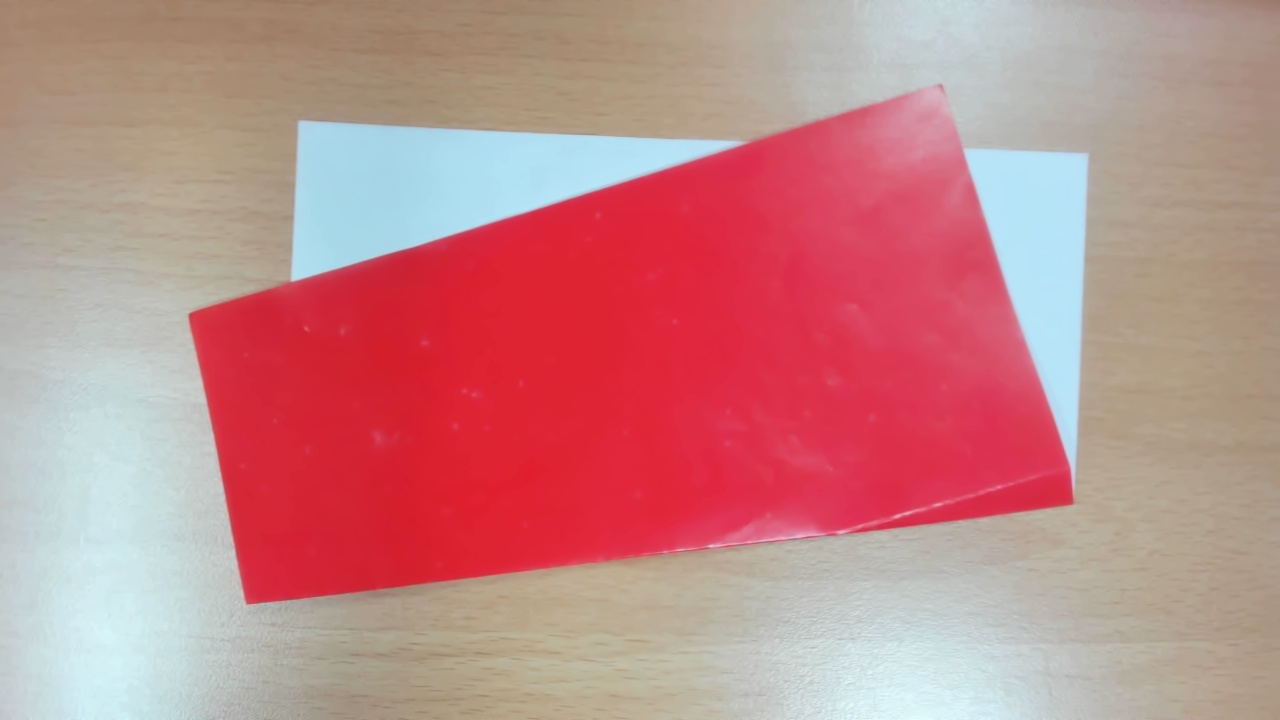
#> input picture paper/img1.png, 1280 x 720 px; its folder holds only this picture in this run
$ python paper1_2.py
#> lines starting #> are read from the running program, lines starting #| are printed output that depends on the picture; after the words box and inside, x2 and y2 are one past the last pixel; in counts of white or black regions, pixels touching at a corner belong together
# 用 OpenCV 讀取圖片並用 Canny 邊緣偵測描繪輪廓
import cv2
import glob
import os
import numpy as np
from PIXEL_TO_CM import get_cm_per_pixel  # 假設你有這個轉換函式


def draw_edges_on_images(image_folder, pattern="img*.png"):
    # 取得所有符合條件的圖片檔案
#> called with image_folder = '', pattern = 'img*.png'
    image_paths = sorted(glob.glob(os.path.join(image_folder, pattern)))
    for img_path in image_paths:
        # cm_per_pixel, _, _ = get_cm_per_pixel(img_path, cm_length=16, show=False)
        cm_per_pixel = 0.015694
        print(f"像素與公分比例: 1 px = {cm_per_pixel:.2f} cm")
        img = cv2.imread(img_path, cv2.IMREAD_GRAYSCALE)
        if img is None:
            print(f"無法讀取圖片: {img_path}")
            continue
        # 使用 Canny 邊緣偵測
        edges = cv2.Canny(img, 80, 200)
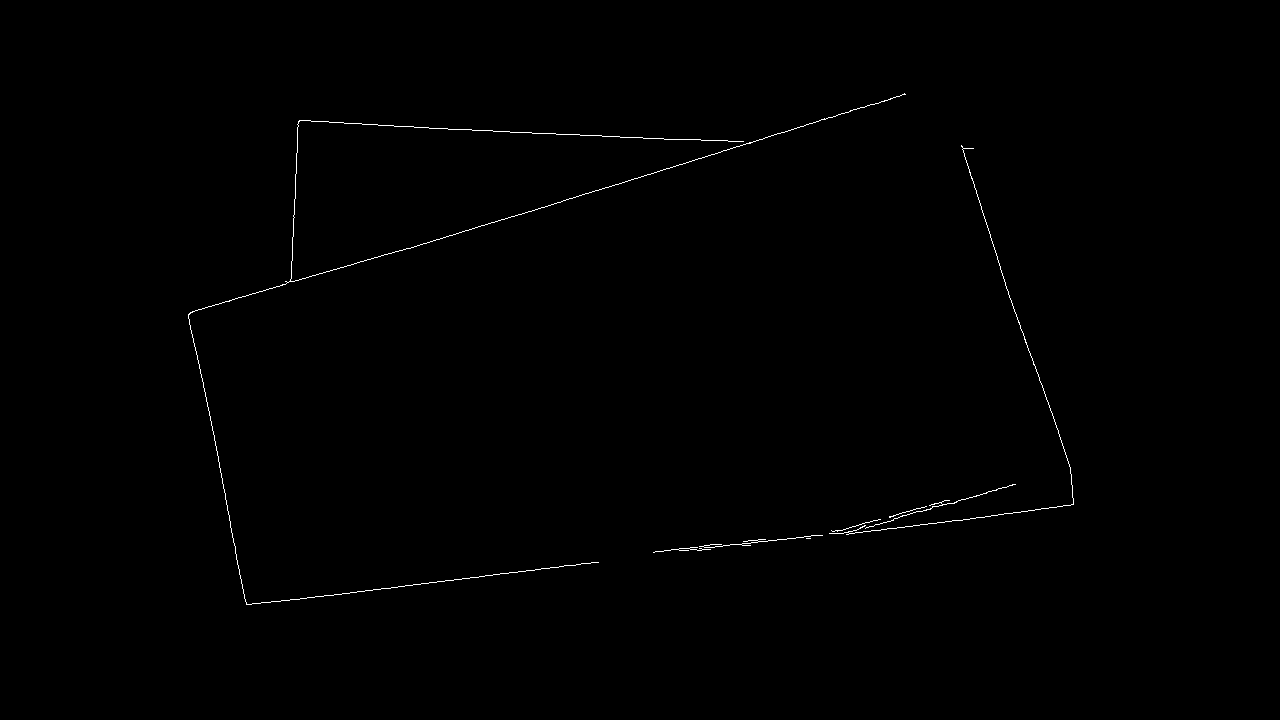
#> edges: shape (720, 1280); 0.34% white in thin lines or dots, all inside (x1, y1, x2, y2) = (188, 93, 1074, 605)

        # 輪廓合併：線條太粗時，將靠近的輪廓合併為一條

        def merge_close_contours(contours, threshold=10):
            merged = []
            used = [False] * len(contours)
            for i, cnt1 in enumerate(contours):
                if used[i]:
                    continue
                group = [cnt1]
                used[i] = True
                for j, cnt2 in enumerate(contours):
                    if i == j or used[j]:
                        continue
                    # 判斷兩個輪廓是否有點距離小於 threshold
                    min_dist = np.min(
                        [np.linalg.norm(p1[0] - p2[0]) for p1 in cnt1 for p2 in cnt2]
                    )
                    if min_dist < threshold:
                        group.append(cnt2)
                        used[j] = True
                merged_cnt = np.vstack(group)
                merged.append(merged_cnt)
            return merged

        # 膨脹邊緣，讓線條連成一體（更靈敏，kernel縮小，膨脹次數減少）
        kernel = np.ones((5, 5), np.uint8)
        dilated = cv2.dilate(edges, kernel, iterations=1)
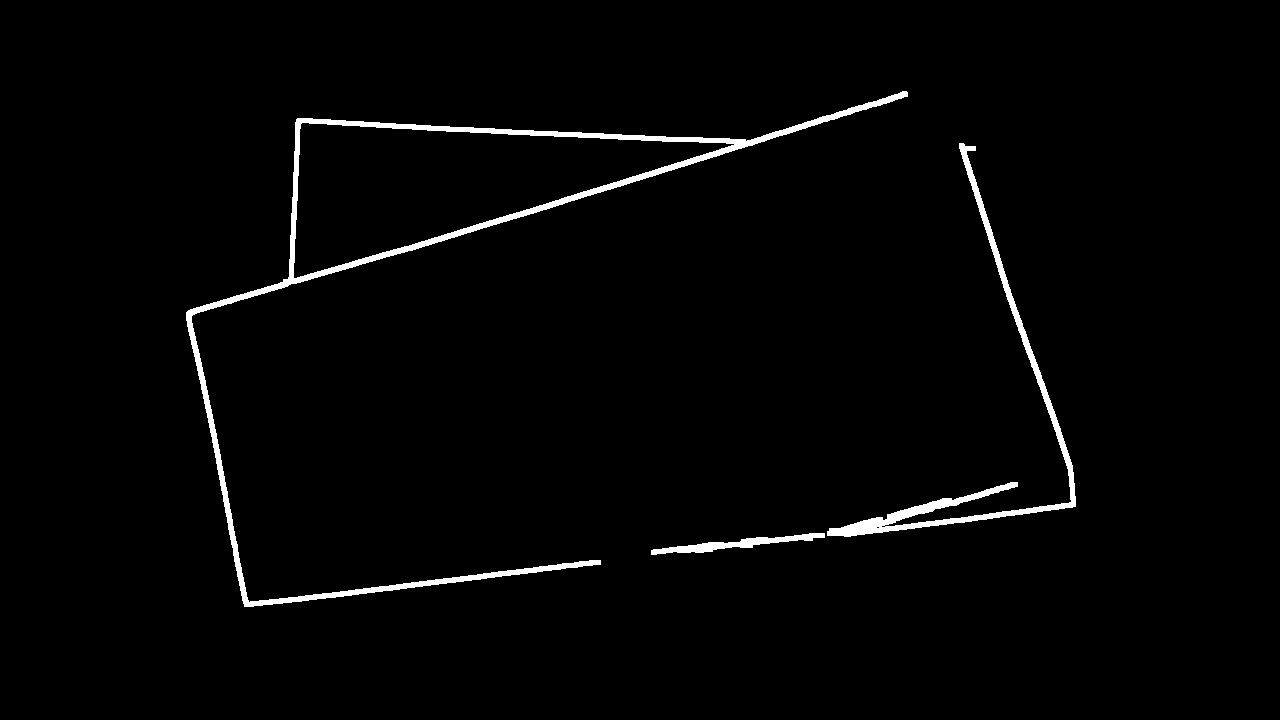
#> dilated: shape (720, 1280); 1.9% white; 3 white regions
        contours, _ = cv2.findContours(
            dilated, cv2.RETR_EXTERNAL, cv2.CHAIN_APPROX_SIMPLE
        )
#> contours = 3 contours; box (x1, y1, x2, y2) and area: (186, 91, 908, 607) 43760, (827, 143, 1076, 537) 4338, (651, 533, 825, 555) 977
        if not contours:
            print(f"找不到輪廓: {img_path}")
            continue
        merged_contours = merge_close_contours(contours, threshold=5)
#> in merge_close_contours, `used = [False] * len(contours)`: used = [False, False, False]
#> the loop in merge_close_contours, `for i, cnt1 in enumerate(contours):` made 3 passes
#> after the loop in merge_close_contours, `for i, cnt1 in enumerate(contours):`: merged = 2 contours; box (x1, y1, x2, y2) and area: (186, 91, 908, 607) 43760, (651, 143, 1076, 555) 7460; used = [True, True, True]
#> merged_contours has the same summary as merged in merge_close_contours
        # 找最大面積的合併輪廓
        max_contour = max(merged_contours, key=cv2.contourArea)
#> max_contour = contour of 1064 points, box (x1, y1, x2, y2) (186, 91, 908, 607), area 43760
        max_area = cv2.contourArea(max_contour)
#> max_area = 43760
        print(f"{os.path.basename(img_path)} 最大輪廓面積: {max_area}")
#| img1.png 最大輪廓面積: 43760.0

        # 用彩色顯示最大合併輪廓
        img_color = cv2.cvtColor(img, cv2.COLOR_GRAY2BGR)
        cv2.drawContours(img_color, [max_contour], -1, (0, 255, 0), 2)
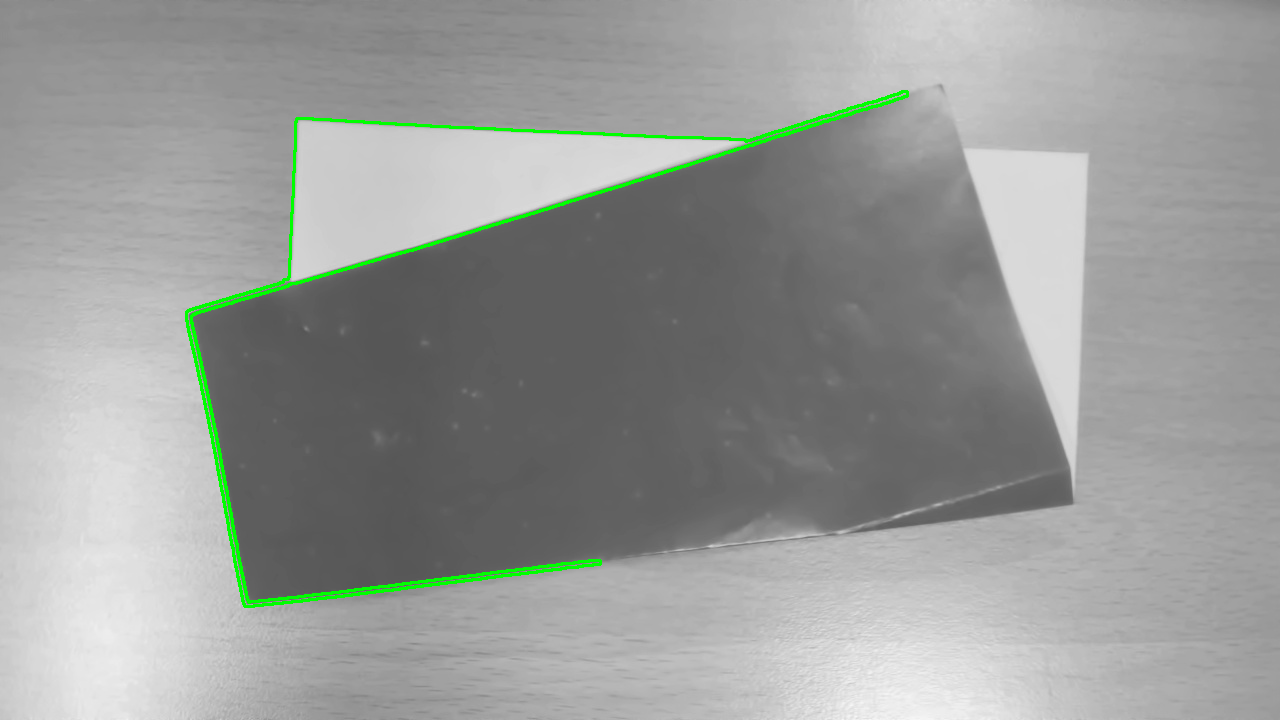
#> img_color: shape (720, 1280, 3); mean B, G, R 152.1, 154.8, 152.1

        # --- Black Lines (edges in zone) ---
        # 只顯示最大輪廓區域內的邊緣（模仿 paper2 的黑線遮罩）
        mask = np.zeros(img.shape, dtype=np.uint8)
        cv2.drawContours(mask, [max_contour], -1, 255, -1)
#> mask: shape (720, 1280); 4.9% white; 1 white region, box (x1, y1, x2, y2) and area: (186, 91, 908, 607) 45204
        black_lines = cv2.bitwise_and(edges, edges, mask=mask)
#> black_lines: shape (720, 1280); 0.21% white in thin lines or dots, all inside (x1, y1, x2, y2) = (188, 93, 906, 605)
        # 取得最大輪廓邊框遮罩
        contour_border = np.zeros_like(black_lines)
        cv2.drawContours(
            contour_border, [max_contour], -1, 255, 5
        )  # 2為邊框寬度，可調整
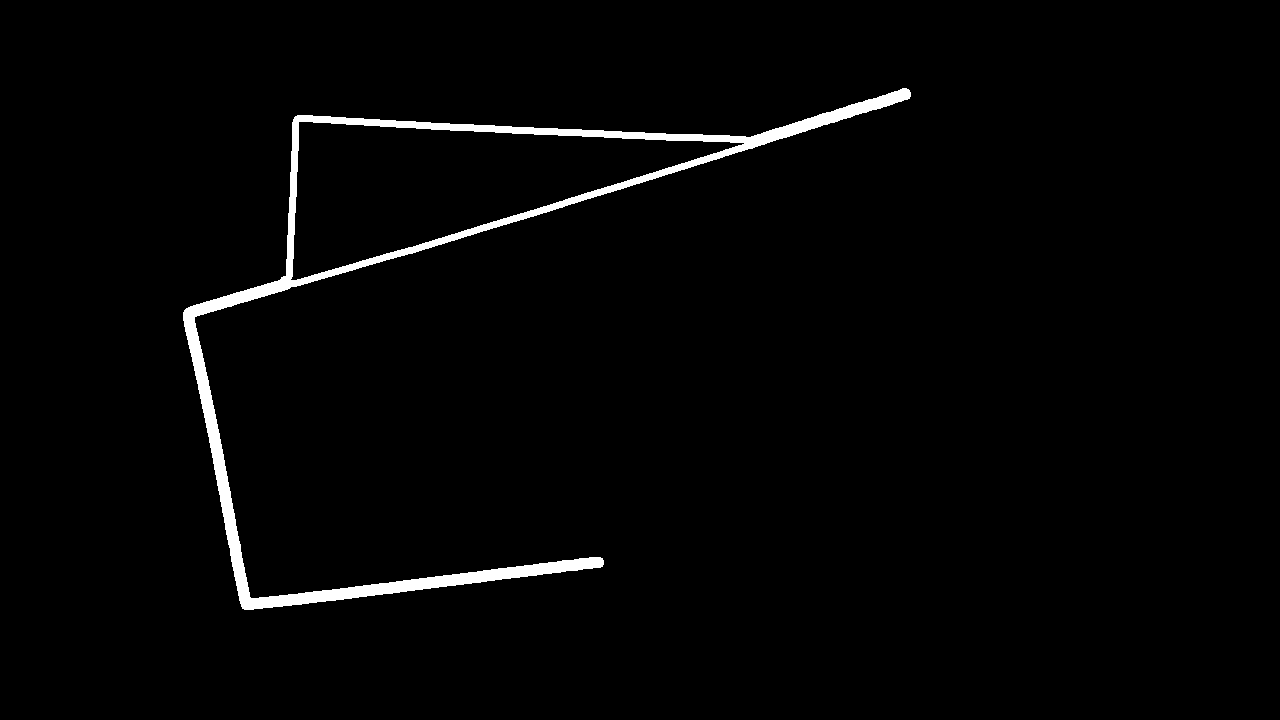
#> contour_border: shape (720, 1280); 2% white; 1 white region, box (x1, y1, x2, y2) and area: (183, 88, 911, 610) 18232
        # 扣除邊框
        black_lines_wo_border = cv2.subtract(black_lines, contour_border)
#> black_lines_wo_border: shape (720, 1280); every value is 0
        # 形態學開運算去雜點，再膨脹
        kernel2 = np.ones((3, 3), np.uint8)
        opened = cv2.morphologyEx(
            black_lines_wo_border, cv2.MORPH_OPEN, kernel2, iterations=1
        )
        opened = cv2.dilate(opened, kernel2, iterations=1)
        _, opened_strict = cv2.threshold(opened, 2, 255, cv2.THRESH_BINARY)

        # 顯示結果
        # cv2.imshow("Black Lines (edges in zone)", opened_strict)
        # cv2.imshow("Black Lines (raw mask)", black_lines)
        cv2.imshow("Black Lines (no border)", black_lines_wo_border)

        # --- 在 Black Lines (raw mask) 內找出線條（Hough Transform） ---
        lines = cv2.HoughLinesP(
            black_lines_wo_border,
            1,
            np.pi / 180,
            threshold=30,
            minLineLength=30,
            maxLineGap=10,
        )
#> lines = None
        line_img = img_color.copy()
        lines_only = np.zeros_like(img_color)
        if lines is not None:
            for idx, line in enumerate(lines):
                x1, y1, x2, y2 = line[0]
                # 畫紅線（疊在原圖）
                cv2.line(line_img, (x1, y1), (x2, y2), (0, 0, 255), 2)
                # 畫紅線（只線條圖）
                cv2.line(lines_only, (x1, y1), (x2, y2), (0, 0, 255), 2)
                # 計算中點
                mx, my = int((x1 + x2) / 2), int((y1 + y2) / 2)
                # 計算中點到輪廓的最短距離
                dist = cv2.pointPolygonTest(max_contour, (mx, my), True)
                # 找出中點到輪廓的最近點
                min_dist = float("inf")
                nearest_point = (mx, my)
                for pt in max_contour:
                    px, py = pt[0]
                    d = ((mx - px) ** 2 + (my - py) ** 2) ** 0.5
                    if d < min_dist:
                        min_dist = d
                        nearest_point = (px, py)
                # 可視化中點
                cv2.circle(line_img, (mx, my), 3, (255, 0, 0), -1)
                cv2.circle(lines_only, (mx, my), 3, (255, 0, 0), -1)
                # 畫中點到輪廓的距離線
                cv2.line(lines_only, (mx, my), nearest_point, (0, 255, 255), 1)
                # 標示線的idx
                cv2.putText(
                    lines_only,
                    str(idx),
                    (mx + 8, my - 8),
                    cv2.FONT_HERSHEY_SIMPLEX,
                    0.3,
                    (255, 255, 255),
                    1,
                    cv2.LINE_AA,
                )
                print(f"Line {idx}: dist={dist:.2f}, {dist*cm_per_pixel:.4f} cm")
        cv2.imshow("Lines in Mask", line_img)
        cv2.imshow("Max Contour + Edges", img_color)
        cv2.imshow("Lines Only", lines_only)
        # cv2.imshow("Edges", edges)
        key = cv2.waitKey(0)
#> (key q is pressed here)
        cv2.destroyAllWindows()
        # 按 Q 或 q 直接中斷所有顯示
        if key in [ord("q"), ord("Q")]:
            break


if __name__ == "__main__":
    folder = ""
    # path = "paper\img5.png"
    path = "img*.png"
    draw_edges_on_images(folder, path)

$ run again, on paper/img18.png
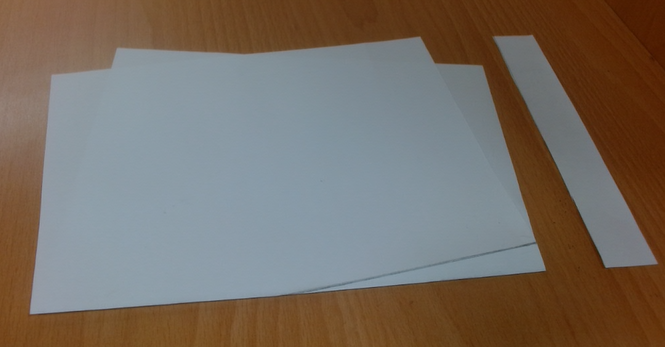
#> input picture paper/img18.png, 665 x 347 px
#> in draw_edges_on_images, `edges = cv2.Canny(img, 80, 200)`:
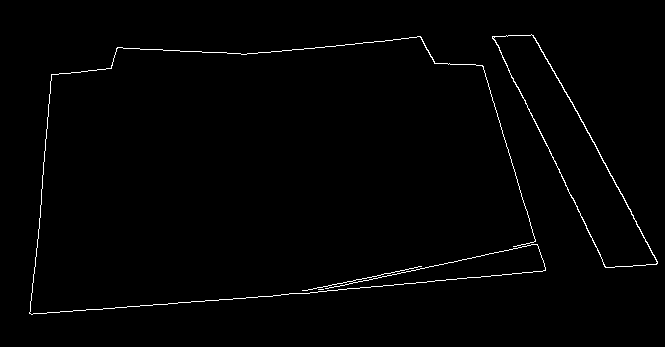
#> edges: shape (347, 665); 1.1% white in thin lines or dots, all inside (x1, y1, x2, y2) = (29, 34, 658, 315)
#> dilated: shape (347, 665); 5.8% white; 2 white regions
#> contours = 2 contours; box (x1, y1, x2, y2) and area: (27, 34, 548, 317) 116666, (490, 32, 660, 270) 12825
#> in merge_close_contours, `used = [False] * len(contours)`: used = [False, False]
#> the loop in merge_close_contours, `for i, cnt1 in enumerate(contours):` made 2 passes
#> after the loop in merge_close_contours, `for i, cnt1 in enumerate(contours):`: merged has the same summary as contours in draw_edges_on_images; used = [True, True]
#> merged_contours has the same summary as contours
#> max_contour = contour of 368 points, box (x1, y1, x2, y2) (27, 34, 548, 317), area 116666
#> max_area = 116666
#| img18.png 最大輪廓面積: 116666.0
#> mask: shape (347, 665); 50.9% white; 1 black region, box (x1, y1, x2, y2) and area: (0, 0, 665, 347) 113371
#> black_lines: shape (347, 665); 0.78% white in thin lines or dots, all inside (x1, y1, x2, y2) = (29, 36, 546, 315)
#> contour_border: shape (347, 665); 4.3% white; 1 white region, box (x1, y1, x2, y2) and area: (24, 31, 551, 320) 10025
#> black_lines_wo_border: shape (347, 665); 0.16% white in thin lines or dots, all inside (x1, y1, x2, y2) = (111, 39, 536, 291)
#> opened: shape (347, 665); every value is 0
#> lines = [[320, 289, 535, 244], [304, 290, 421, 266]]
#> the loop in draw_edges_on_images, `for idx, line in enumerate(lines):` made 2 passes
#> (x1, y1, x2, y2, mx, my, dist) on passes 1 to 2: (320, 289, 535, 244, 427, 266, 17.12), (304, 290, 421, 266, 362, 278, 11)
#> (printed output is left out)
#> after the loop in draw_edges_on_images, `for idx, line in enumerate(lines):`:
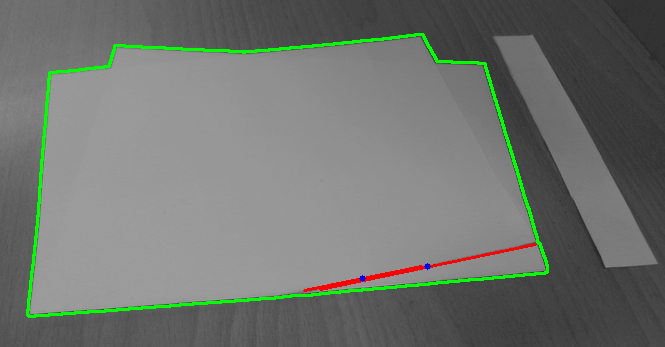
#> line_img: shape (347, 665, 3); mean B, G, R 111, 116.1, 111.9

$ run again, on paper/img5.png
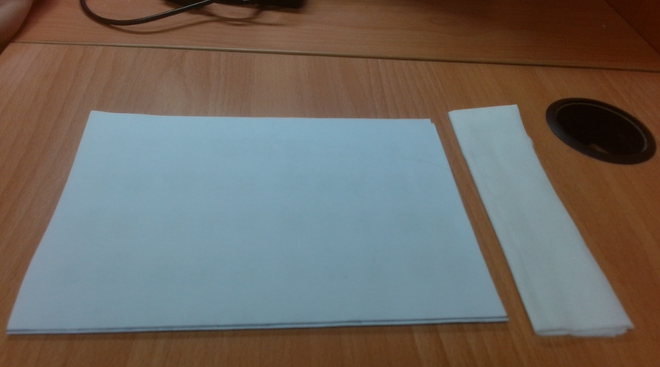
#> input picture paper/img5.png, 660 x 367 px
#> in draw_edges_on_images, `edges = cv2.Canny(img, 80, 200)`:
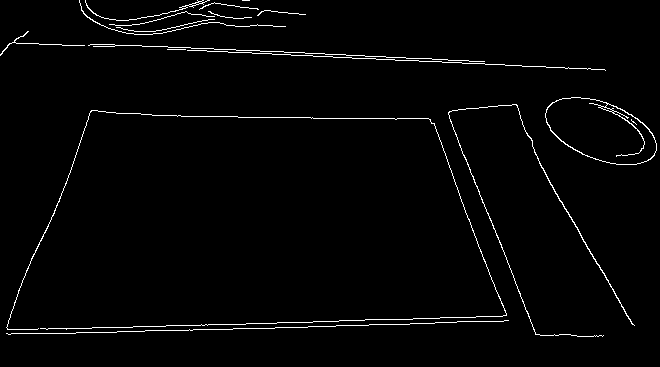
#> edges: shape (367, 660); 2% white in thin lines or dots
#> dilated: shape (367, 660); 9.8% white; 6 white regions
#> contours = 6 contours; box (x1, y1, x2, y2) and area: (4, 108, 511, 337) 92144, (543, 95, 659, 167) 5912, (77, 0, 308, 37) 3770, (0, 29, 608, 73) 3541, (446, 102, 637, 339) 3351, (240, 0, 252, 3) 22
#> in merge_close_contours, `used = [False] * len(contours)`: used = [False, False, False, False, False, False]
#> the loop in merge_close_contours, `for i, cnt1 in enumerate(contours):` made 6 passes
#> after the loop in merge_close_contours, `for i, cnt1 in enumerate(contours):`: merged = 5 contours; box (x1, y1, x2, y2) and area: (4, 108, 511, 337) 92144, (543, 95, 659, 167) 5912, (77, 0, 308, 37) 3792, (0, 29, 608, 73) 3541, (446, 102, 637, 339) 3351; used = [True, True, True, True, True, True]
#> merged_contours has the same summary as merged in merge_close_contours
#> max_contour = contour of 370 points, box (x1, y1, x2, y2) (4, 108, 511, 337), area 92144
#> max_area = 92144
#| img5.png 最大輪廓面積: 92144.0
#> mask: shape (367, 660); 38.3% white; 1 white region, box (x1, y1, x2, y2) and area: (4, 108, 511, 337) 92787
#> black_lines: shape (367, 660); 0.74% white in thin lines or dots, all inside (x1, y1, x2, y2) = (6, 110, 509, 335)
#> contour_border: shape (367, 660); 3.7% white; 1 white region, box (x1, y1, x2, y2) and area: (1, 105, 514, 340) 8975
#> black_lines_wo_border: shape (367, 660); 0.21% white in thin lines or dots, all inside (x1, y1, x2, y2) = (8, 123, 505, 330)
#> opened: shape (367, 660); every value is 0
#> lines = [[378, 319, 463, 317], [8, 329, 165, 326], [201, 324, 276, 323], [298, 322, 373, 319], [166, 325, 207, 325], [466, 317, 504, 315]]
#> the loop in draw_edges_on_images, `for idx, line in enumerate(lines):` made 6 passes
#> (x1, y1, x2, y2, mx, my, dist) on passes 1 to 6: (378, 319, 463, 317, 420, 318, 7), (8, 329, 165, 326, 86, 327, 7), (201, 324, 276, 323, 238, 323, 7), (298, 322, 373, 319, 335, 320, 7.62), (166, 325, 207, 325, 186, 325, 7), (466, 317, 504, 315, 485, 316, 7)
#> (printed output is left out)
#> after the loop in draw_edges_on_images, `for idx, line in enumerate(lines):`:
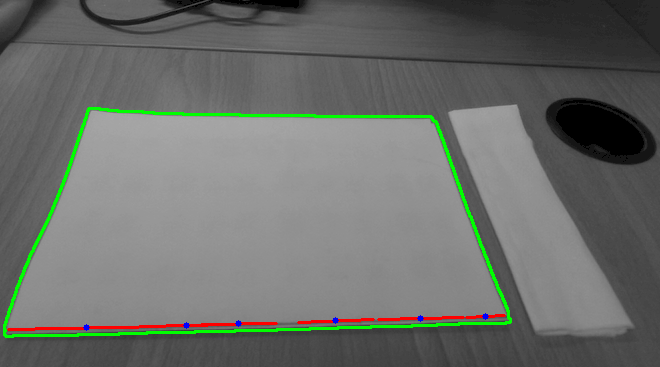
#> line_img: shape (367, 660, 3); mean B, G, R 105.6, 109.9, 106.8
